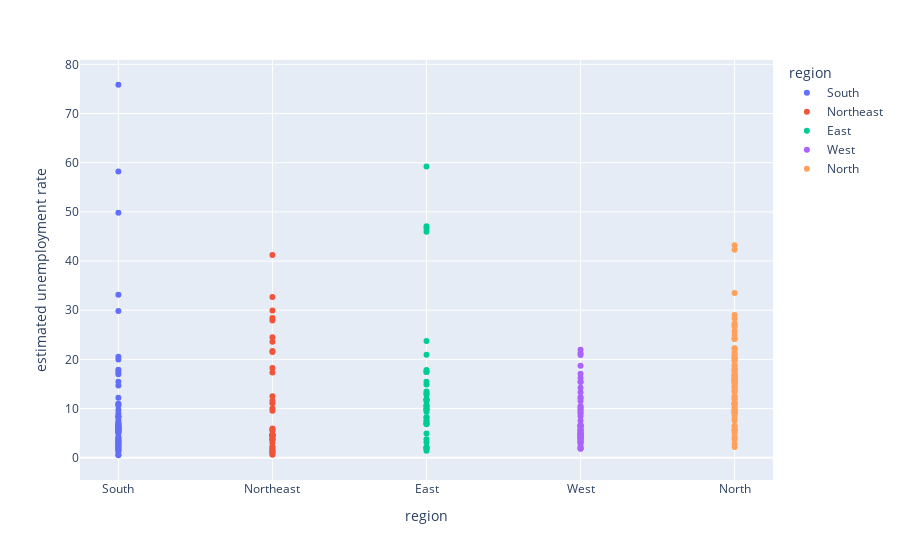

The notebook cell saved with this chart:
### Code cell
fg = px.scatter(df,x='region',y='estimated unemployment rate',color='region')
fg.show()

### Figure 1 — Plotly figure (JSON) as saved in the notebook; plotly's stock layout.template omitted (floating-point values rounded to 4 significant figures)
{"data": [{"hovertemplate": "region=%{x}<br>estimated unemployment rate=%{y}<extra></extra>", "legendgroup": "South", "marker": {"color": "#636efa", "symbol": "circle"}, "mode": "markers", "name": "South", "orientation": "v", "showlegend": true, "type": "scatter", "x": ["South", "South", "South", "South", "South", "South", "South", "South", "South", "South", "South", "South", "South", "South", "South", "South", "South", "South", "South", "South", "South", "South", "South", "South", "South", "South", "South", "South", "South", "South", "South", "South", "South", "South", "South", "South", "South", "South", "South", "South", "South", "South", "South", "South", "South", "South", "South", "South", "South", "South", "South", "South", "South", "South", "South", "South", "South", "South", "South", "South"], "xaxis": "x", "y": [5.48, 5.83, 5.79, 20.51, 17.43, 3.31, 8.34, 6.96, 6.4, 6.59, 2.86, 3.61, 3.46, 29.84, 19.97, 8.44, 4.01, 0.5, 2.41, 1.58, 5.31, 7.6, 8.99, 16.99, 17.88, 9.71, 7.09, 10.98, 5.91, 3.88, 0.58, 1.76, 1.2, 75.85, 58.19, 4.24, 15.47, 5.05, 10.9, 6.18, 1.57, 2.09, 6.4, 49.83, 33.16, 12.2, 6.81, 2.65, 5, 2.16, 5.49, 8.29, 5.77, 6.25, 14.7, 10.55, 5.36, 5.79, 3.27, 2.86], "yaxis": "y"}, {"hovertemplate": "region=%{x}<br>estimated unemployment rate=%{y}<extra></extra>", "legendgroup": "Northeast", "marker": {"color": "#EF553B", "symbol": "circle"}, "mode": "markers", "name": "Northeast", "orientation": "v", "showlegend": true, "type": "scatter", "x": ["Northeast", "Northeast", "Northeast", "Northeast", "Northeast", "Northeast", "Northeast", "Northeast", "Northeast", "Northeast", "Northeast", "Northeast", "Northeast", "Northeast", "Northeast", "Northeast", "Northeast", "Northeast", "Northeast", "Northeast", "Northeast", "Northeast", "Northeast", "Northeast", "Northeast", "Northeast", "Northeast", "Northeast", "Northeast", "Northeast", "Northeast", "Northeast", "Northeast", "Northeast", "Northeast", "Northeast", "Northeast", "Northeast"], "xaxis": "x", "y": [4.66, 4.41, 4.77, 11.06, 9.55, 0.6, 3.77, 5.53, 1.19, 3.02, 1.66, 3.59, 1.58, 10.03, 5.92, 1.15, 2.1, 3.74, 4.29, 4.6, 23.57, 2.28, 24.51, 4.46, 4.45, 12.49, 5.7, 0.88, 32.67, 28.4, 29.95, 41.23, 21.51, 21.71, 18.24, 27.92, 17.35, 11.57], "yaxis": "y"}, {"hovertemplate": "region=%{x}<br>estimated unemployment rate=%{y}<extra></extra>", "legendgroup": "East", "marker": {"color": "#00cc96", "symbol": "circle"}, "mode": "markers", "name": "East", "orientation": "v", "showlegend": true, "type": "scatter", "x": ["East", "East", "East", "East", "East", "East", "East", "East", "East", "East", "East", "East", "East", "East", "East", "East", "East", "East", "East", "East", "East", "East", "East", "East", "East", "East", "East", "East", "East", "East", "East", "East", "East", "East", "East", "East", "East", "East", "East", "East"], "xaxis": "x", "y": [10.61, 10.29, 15.43, 46.64, 45.96, 17.82, 12.79, 13.44, 11.91, 9.82, 10.61, 11.85, 8.23, 47.09, 59.23, 20.95, 7.63, 9.76, 8.24, 11.8, 1.9, 3.12, 13.08, 23.76, 11.41, 3.77, 1.88, 1.42, 2.1, 2.18, 6.94, 4.92, 6.92, 17.41, 17.41, 7.29, 6.83, 14.87, 9.35, 9.98], "yaxis": "y"}, {"hovertemplate": "region=%{x}<br>estimated unemployment rate=%{y}<extra></extra>", "legendgroup": "West", "marker": {"color": "#ab63fa", "symbol": "circle"}, "mode": "markers", "name": "West", "orientation": "v", "showlegend": true, "type": "scatter", "x": ["West", "West", "West", "West", "West", "West", "West", "West", "West", "West", "West", "West", "West", "West", "West", "West", "West", "West", "West", "West", "West", "West", "West", "West", "West", "West", "West", "West", "West", "West", "West", "West", "West", "West", "West", "West", "West", "West", "West", "West", "West", "West", "West", "West", "West", "West", "West", "West", "West", "West"], "xaxis": "x", "y": [9.65, 8.38, 7.54, 3.41, 10.5, 14.23, 10.27, 5.63, 1.96, 6.62, 8.89, 2.81, 5.25, 13.31, 21.25, 9.96, 17.07, 16.21, 15.38, 11.54, 5.54, 6.38, 6.66, 18.71, 12.11, 3.2, 1.84, 1.87, 3.42, 4.03, 4.11, 4.57, 2.22, 12.36, 21.98, 6.48, 5.08, 4.7, 3.91, 3.13, 4.95, 4.69, 5.79, 20.9, 15.46, 9.23, 3.89, 6.23, 4.55, 4.1], "yaxis": "y"}, {"hovertemplate": "region=%{x}<br>estimated unemployment rate=%{y}<extra></extra>", "legendgroup": "North", "marker": {"color": "#FFA15A", "symbol": "circle"}, "mode": "markers", "name": "North", "orientation": "v", "showlegend": true, "type": "scatter", "x": ["North", "North", "North", "North", "North", "North", "North", "North", "North", "North", "North", "North", "North", "North", "North", "North", "North", "North", "North", "North", "North", "North", "North", "North", "North", "North", "North", "North", "North", "North", "North", "North", "North", "North", "North", "North", "North", "North", "North", "North", "North", "North", "North", "North", "North", "North", "North", "North", "North", "North", "North", "North", "North", "North", "North", "North", "North", "North", "North", "North", "North", "North", "North", "North", "North", "North", "North", "North", "North", "North", "North", "North", "North", "North", "North", "North", "North", "North", "North"], "xaxis": "x", "y": [22.23, 14.84, 17.04, 16.68, 42.27, 18.19, 20.3, 13.79, 12.53, 6.27, 20.34, 25.77, 25.05, 43.22, 29.02, 26.7, 24.18, 33.5, 19.68, 27.31, 16.83, 16.84, 18.76, 2.2, 26.95, 13.47, 24.31, 15.79, 12.04, 13.46, 21.08, 20.78, 15.5, 18.74, 17.92, 10.88, 11.09, 16.17, 16.14, 11.11, 10.97, 10.32, 2.86, 28.33, 16.55, 9.19, 10.99, 9.61, 9.88, 10.97, 15.16, 11.9, 17.7, 15.74, 14.39, 15.81, 17.51, 15.35, 24.15, 7.58, 8.98, 10.11, 21.54, 20.41, 9.47, 5.56, 5.79, 4.18, 3.75, 5.49, 4.99, 19.85, 6.48, 8.01, 8.61, 12.38, 14.26, 22.26, 9.23], "yaxis": "y"}], "layout": {"legend": {"title": {"text": "region"}, "tracegroupgap": 0}, "margin": {"t": 60}, "xaxis": {"anchor": "y", "categoryarray": ["South", "Northeast", "East", "West", "North"], "categoryorder": "array", "domain": [0, 1], "title": {"text": "region"}}, "yaxis": {"anchor": "x", "domain": [0, 1], "title": {"text": "estimated unemployment rate"}}}}
